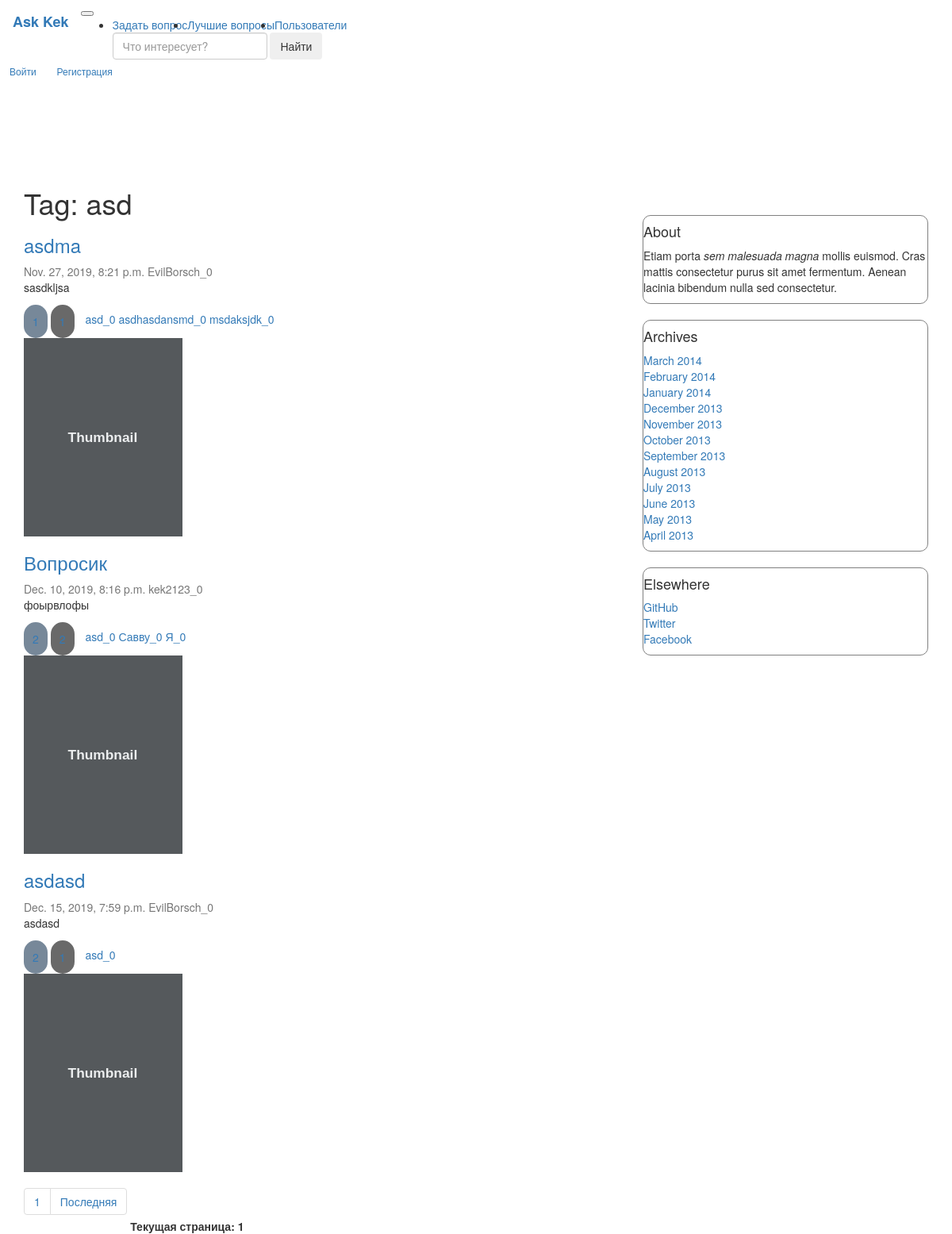
Page /question_by_tag/asd on the committed database.
### question/models.py (models this page shows, shortened)
class Tags(models.Model):
    name = models.CharField(max_length=255, verbose_name="Тег", default="TechnoPark", db_index=True)
    count = models.IntegerField(verbose_name="Число упоминаний", default=0)
    def __str__(self):
        return '{}_{}'.format(self.name, self.count)

class Article(models.Model):
    title = models.CharField(max_length=255, verbose_name='Заголовок')
    text = models.TextField(verbose_name='Текст')
    date_published = models.DateTimeField(verbose_name='Дата публикации', default=datetime.now(tz=timezone.utc),
                                          db_index=True)
    is_published = models.BooleanField(verbose_name='Опубликовано', default=True, blank=True)
    author = models.ForeignKey(
        Author,
        on_delete=models.CASCADE,
    )
    like = models.ManyToManyField(UserProfile, related_name="Article_like", blank=True)
    dislike = models.ManyToManyField(UserProfile, related_name="Article_dislike", blank=True)
    tags = models.ManyToManyField(Tags, blank=True)
    objects = ArticleManager()  # model manager
    class Meta:
        verbose_name = 'Статья'
        verbose_name_plural = 'Статьи'
        index_together = [('title', 'text')]
        unique_together = [('title', 'text')]

class Author(models.Model):
    name = models.CharField(max_length=255, verbose_name='Имя', unique=True)
    rating = models.IntegerField(default=0, verbose_name='Рейтинг')
    def __str__(self):
        return '{}_{}'.format(self.name, self.rating)
    class Meta:
        verbose_name = 'Автор'
        verbose_name_plural = 'Авторы'

### question/views.py (the view)
# urls.py: path('question_by_tag/<str:tag>', views.questions_by_tag_html, name="question_by_tag_url"),
def questions_by_tag_html(request, tag="kek"):
    articles = models.Article.objects.by_tag(tag)
    paginated_data = paginate(articles, request)
    rendered_data = {"questions": paginated_data, "m_tag": tag}
    return render(request, "./question/questions_bt_tag.html", rendered_data)

### question/models.py (called while the page is built)
    def by_tag(self, tag):
        return self.filter(is_published=True, date_published__lt=datetime.now(tz=timezone.utc), tags__name=tag)

### question/views.py (called while the page is built)
def paginate(objects_list, request):
    paginator = Paginator(list(objects_list), 4)
    page = request.GET.get('page')
    try:
        contacts = paginator.get_page(page)
    except PageNotAnInteger:
        contacts = paginator.page(1)
    except EmptyPage:
        contacts = paginator.page(paginator.num_pages)
    return contacts

### question/templates/question/questions_bt_tag.html
{% extends "question/index.html" %}
{% load static %}
{% block title %}
    <h1>Tag: {{ m_tag }}</h1>
{% endblock %}

### question/templates/question/index.html (shortened to what this page needs)
{% extends "question/base.html" %}
{% load static %}
{% block content %}
    {% block title %}{% endblock %}
    {% for q in questions %}
        <div class="question">
            <div class="card flex-md-row mb-4 box-shadow h-md-250">
                <div class="card-body d-flex flex-column align-items-start">
                    {% block link_to_ans %}
                        <h3 class="mb-0">
                            <a href="{% url 'one_question_url' q.pk %}" class="href">{{ q.title }}</a>
                        </h3>
                    {% endblock %}
                    <div class="mb-1 text-muted">{{ q.date_published }} {{ q.author }}</div>
                    <p class="card-text mb-auto">{{ q.text }}</p>
                    <div class="fluid-container">
                        <a class="like" data-qid="{{ q.pk }}"
                           data-vote="inc">
                            {{ q.like.count }}
                        </a>
                        <a class="dislike" data-qid="{{ q.pk }}"
                           data-vote="dec">
                        </a>
                        {% for tag in q.tags.all %}
                            <a href="{% url 'question_by_tag_url' tag.name %}">{{ tag }}</a>
                        {% endfor %}
                    </div>
                </div>
                <img class="card-img-right flex-auto d-none d-md-block" data-src="holder.js/200x250?theme=thumb"
                     alt="Thumbnail [200x250]" style="width: 200px; height: 250px;"
                     data-holder-rendered="true">
            </div>
        </div>
    {% endfor %}
    <nav aria-label="...">
        <ul class="pagination">
            <li class="page-item" aria-current="page">
                <a class="page-link" href="?page=1">1</a>
            </li>
            <li class="page-item"><a class="page-link"
                                     href="?page={{ questions.paginator.num_pages }}">Последняя</a></li>
        </ul>
        <b>Текущая страница: {{ questions.number }}</b>
    </nav>
    {% block  pre_paginator %}
        <link rel="stylesheet" href="{% static "question/index/my.css" %}">
    {% endblock %}
{% endblock %}

### question/static/question/index/my.css (style rules this page uses)
.like { display: inline-block; margin-bottom: 0; margin-top: 2px; font-weight: normal; text-align: center; vertical-align: middle; cursor: pointer; background: LightSlateGray; border: 6px solid transparent; padding: 5px 5px; white-space: nowrap; font-size: 14px; line-height: 1.428571429; border-radius: 20px; }
.dislike { display: inline-block; margin-bottom: 0; margin-top: 2px; font-weight: normal; text-align: center; vertical-align: middle; cursor: pointer; background: DimGrey; border: 6px solid transparent; padding: 5px 5px; white-space: nowrap; font-size: 14px; line-height: 1.428571429; border-radius: 20px; }
.pagination { margin-top: 20px; }

### rows in the picture
Tags: name "asd", name+count "asd_0"
Article: title "asdma", date_published "Nov. 27, 2019, 8:21 p.m.", author "EvilBorsch_0", text "sasdkljsa", like.count "1"
Tags: name+count "asdhasdansmd_0"
Tags: name+count "msdaksjdk_0"
Article: title "Вопросик", date_published "Dec. 10, 2019, 8:16 p.m.", author "kek2123_0", text "фоырвлофы", like.count "2"
Tags: name+count "Савву_0"
Tags: name+count "Я_0"
Article: title "asdasd", date_published "Dec. 15, 2019, 7:59 p.m.", author "EvilBorsch_0", text "asdasd", like.count "2"

### other values in the picture
{{ questions.number }} "1"
